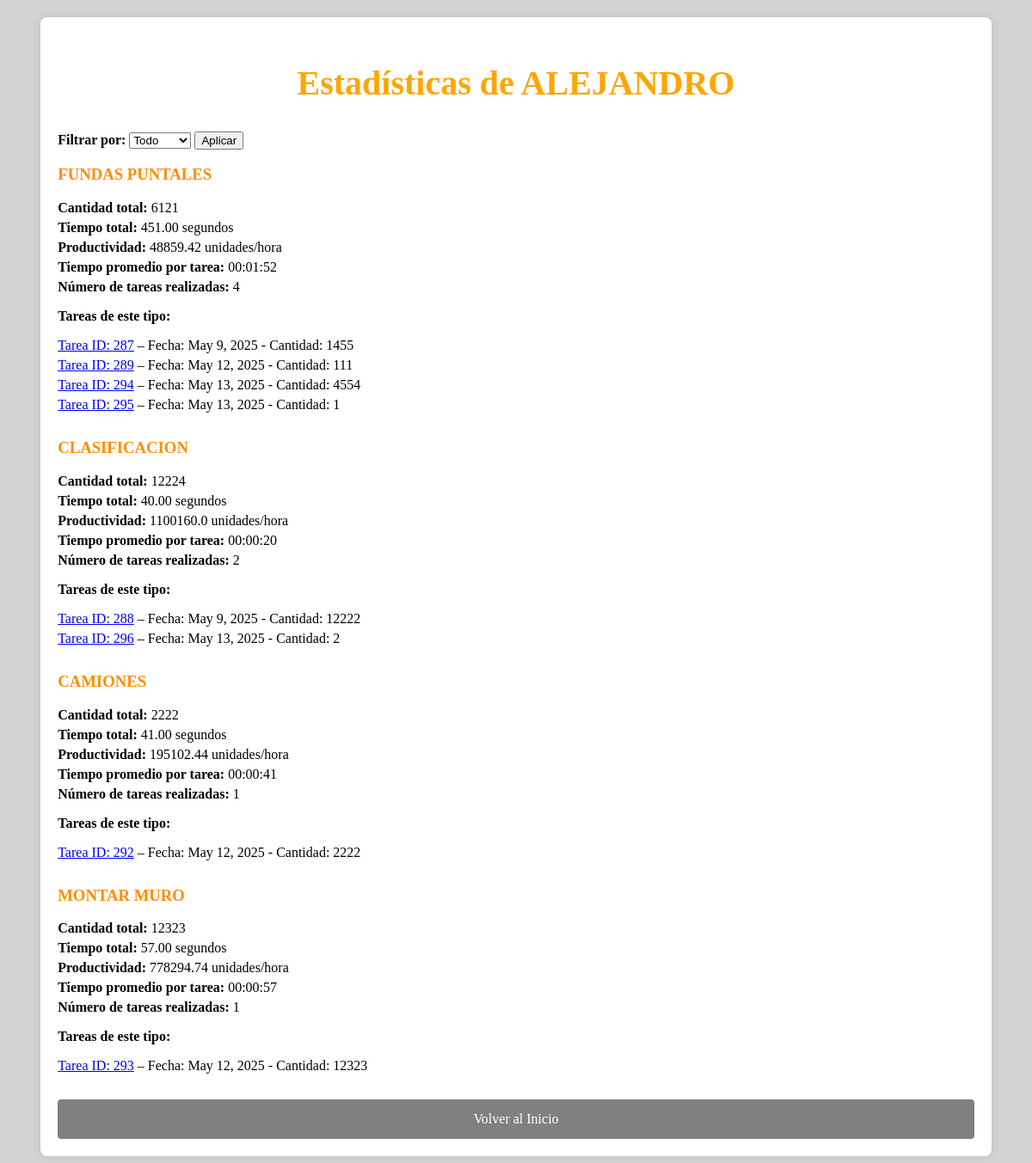
Screenshot of /estadisticas_trabajador/1001/ with the database file from the repository.
### pda/models.py (models this page shows, shortened)
class Trabajador(models.Model):
    nombre=models.TextField(null=True,blank=True)
    apellidos=models.TextField(null=True,blank=True)

class TipoTarea(models.Model):
    cod_tarea=models.TextField(null=True,blank=True)
    nombre=models.TextField(null=True,blank=True)

class Patio(models.Model):
    fecha = models.DateField(verbose_name='Fecha', null=True, blank=True)
    horaInicio = models.TimeField(verbose_name='H.Inicio', null=True, blank=True)
    horaFin = models.TimeField(verbose_name='H.Fin', null=True, blank=True)
    idTipTarea = models.IntegerField(verbose_name='Tip.Tarea', null=True, blank=True)
    idOper1 = models.IntegerField(verbose_name='Op.1', null=True, blank=True)
    idOper2 = models.IntegerField(verbose_name='Op.2', null=True, blank=True)
    cantidad = models.IntegerField(verbose_name='Cantidad', null=True, blank=True)

### pda/views.py (the view)
# urls.py: path('estadisticas_trabajador/<int:trabajador_id>/',estadisticas_trabajador,name='estadisticas_trabajador'),
def estadisticas_trabajador(request, trabajador_id):
    trabajador = get_object_or_404(Trabajador, id=trabajador_id)
    tareas = Patio.objects.filter(Q(idOper1=trabajador_id) | Q(idOper2=trabajador_id))
    periodo = request.GET.get('periodo')
    hoy = date.today()
    cantidadTotal = 0
    tiempoTotalSegundos = 0
    productividad = 0
    numTareas = 0
    tiempoPromedio = "00:00:00"
    estadisticas_por_tipo = defaultdict(lambda: {
        'cantidad': 0,
        'tiempo_total': 0,
        'num_tareas': 0,
        'tareas': []
    })
    if periodo == 'dia':
        tareas = tareas.filter(fecha=hoy)
    elif periodo == 'semana':
        inicio_semana = hoy - timedelta(days=hoy.weekday())  # Primer día de la semana
        tareas = tareas.filter(fecha__gte=inicio_semana, fecha__lte=hoy)
    elif periodo == 'mes':
        tareas = tareas.filter(fecha__month=hoy.month, fecha__year=hoy.year)
    elif periodo == 'todo':
        pass  # No filtra, usa todas las tareas
    for tarea in tareas:
        if tarea.horaInicio and tarea.horaFin and tarea.idTipTarea is not None:
            try:
                tipo_tarea = TipoTarea.objects.get(id=tarea.idTipTarea)
                nombre_tarea = tipo_tarea.nombre
            except TipoTarea.DoesNotExist:
                nombre_tarea = f"Tarea ID {tarea.idTipTarea}"
            fecha = tarea.fecha
            hora_inicio = datetime.combine(fecha, tarea.horaInicio)
            hora_fin = datetime.combine(fecha, tarea.horaFin)
            tiempo_segundos = (hora_fin - hora_inicio).total_seconds()
            estadisticas_por_tipo[nombre_tarea]['cantidad'] += tarea.cantidad or 0
            estadisticas_por_tipo[nombre_tarea]['tiempo_total'] += tiempo_segundos
            estadisticas_por_tipo[nombre_tarea]['num_tareas'] += 1
            estadisticas_por_tipo[nombre_tarea]['tareas'].append(tarea)
    for nombre_tarea, datos in estadisticas_por_tipo.items():
        tiempo_total = datos['tiempo_total']
        num_tareas = datos['num_tareas']
        cantidad = datos['cantidad']
        if tiempo_total > 0:
            datos['productividad'] = round(cantidad / (tiempo_total / 3600), 2)
        else:
            datos['productividad'] = 0
        if num_tareas > 0:
            tiempo_promedio = tiempo_total / num_tareas
            h = int(tiempo_promedio // 3600)
            m = int((tiempo_promedio % 3600) // 60)
            s = int(tiempo_promedio % 60)
            datos['tiempo_promedio'] = f"{h:02d}:{m:02d}:{s:02d}"
        else:
            datos['tiempo_promedio'] = "00:00:00"
    return render(request, 'estadisticas_trabajador.html', {
        'trabajador': trabajador,
        'tareas': tareas,
        'estadisticas_por_tipo': dict(estadisticas_por_tipo),
        'periodo': periodo,
    })

### templates/estadisticas_trabajador.html (shortened to what this page needs)
<!DOCTYPE html>
<html lang="es">
<head>
</head>
<body>
    <div class="container">
        <div class="form-container">
            <h2>Estadísticas de {{ trabajador.nombre }}</h2>
            <form method="get">
                <label for="periodo"><strong>Filtrar por:</strong></label>
                <select name="periodo" id="periodo">
                    <option value="todo" {% if periodo == 'todo' %}selected{% endif %}>Todo</option>
                </select>
                <button type="submit">Aplicar</button>
            </form>
            <br>
            {% for tipo_tarea, datos in estadisticas_por_tipo.items %}
                <div class="stats-item">
                    <h3>{{ tipo_tarea }}</h3>
                    <ul>
                        <li><strong>Cantidad total:</strong> {{ datos.cantidad }}</li>
                        <li><strong>Tiempo total:</strong> {{ datos.tiempo_total|floatformat:2 }} segundos</li>
                        <li><strong>Productividad:</strong> {{ datos.productividad }} unidades/hora</li>
                        <li><strong>Tiempo promedio por tarea:</strong> {{ datos.tiempo_promedio }}</li>
                        <li><strong>Número de tareas realizadas:</strong> {{ datos.num_tareas }}</li>
                    </ul>
                    {% if datos.tareas %}
                        <p><strong>Tareas de este tipo:</strong></p>
                        <ul>
                            {% for tarea in datos.tareas %}
                                <li>
                                    <a href="{% url 'detalle_tarea' tarea.id %}">Tarea ID: {{ tarea.id }}</a> –
                                    Fecha: {{ tarea.fecha }} -
                                    Cantidad: {{ tarea.cantidad }}
                                </li>
                            {% endfor %}
                        </ul>
                    {% else %}
                        <p>No hay tareas de este tipo.</p>
                    {% endif %}
                </div>
            {% empty %}
                <p>No se han encontrado tareas para este trabajador en el periodo seleccionado.</p>
            {% endfor %}
            <a class="aEnlac" href="/paginaInicial/">Volver al Inicio</a>
        </div>
    </div>
</body>
</html>

### templates/estadisticas_trabajador.html (style rules this page uses)
body { background-color: lightgrey; }
h2 { text-align: center; color: orange; font-size: 40px; }
.container { display: flex; justify-content: center; margin-top: 20px; }
.form-container { background-color: white; padding: 20px; border-radius: 8px; box-shadow: 0 0 10px rgba(0, 0, 0, 0.1); width: 90%; overflow-x: auto; }
.aEnlac { text-decoration: none; color: white; display: block; background-color: grey; padding: 14px 20px; text-align: center; margin-top: 15px; width: 100%; box-sizing: border-box; border-radius: 4px; }
.stats-item { margin-bottom: 30px; }
.stats-item h3 { margin-top: 0; color: darkorange; }
.stats-item ul { list-style-type: none; padding-left: 0; }
.stats-item ul li { margin: 5px 0; }

### rows the page displays
Trabajador: nombre "ALEJANDRO"
TipoTarea: estadisticas_por_tipo "FUNDAS PUNTALES"
Patio: id "287", fecha "May 9, 2025", cantidad "1455"
Patio: id "289", fecha "May 12, 2025", cantidad "111"
Patio: id "294", fecha "May 13, 2025", cantidad "4554"
Patio: id "295", fecha "May 13, 2025", cantidad "1"
TipoTarea: estadisticas_por_tipo "CLASIFICACION"
Patio: id "288", fecha "May 9, 2025", cantidad "12222"
Patio: id "296", fecha "May 13, 2025", cantidad "2"
TipoTarea: estadisticas_por_tipo "CAMIONES"
Patio: id "292", fecha "May 12, 2025", cantidad "2222"
TipoTarea: estadisticas_por_tipo "MONTAR MURO"
Patio: id "293", fecha "May 12, 2025", cantidad "12323"

### other values shown
{{ datos.cantidad }} "6121" "12224" "2222" "12323"
{{ datos.tiempo_total|floatformat:2 }} "451.00" "40.00" "41.00" "57.00"
{{ datos.productividad }} "48859.42" "1100160.0" "195102.44" "778294.74"
{{ datos.tiempo_promedio }} "00:01:52" "00:00:20" "00:00:41" "00:00:57"
{{ datos.num_tareas }} "4" "2" "1" "1"
